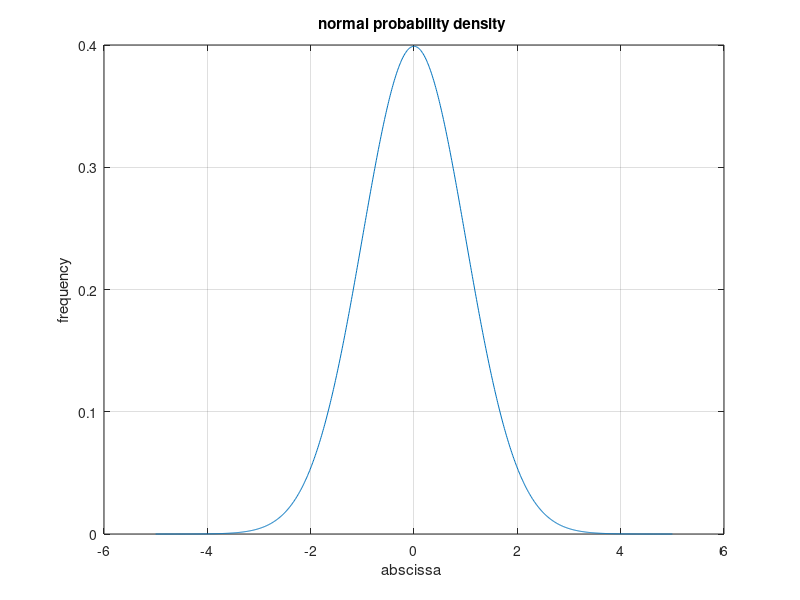

MATLAB code to generate this figure:
clc
clear all
close all 
z=-5:1/100:5;
z_2=-(z.^2)/2;
f=(1/sqrt(2*pi))*exp(z_2);
plot(z,f)
grid 
xlabel('abscissa ')
ylabel('frequency')
title('normal probability density ')
